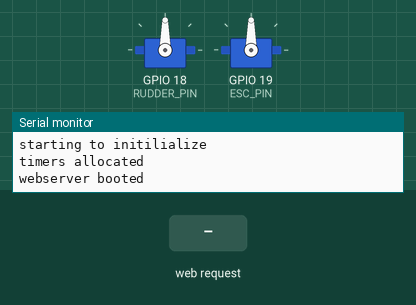
This sketch was run on a simulated ESP32. Shown: 2 × servo, the last lines printed to the serial monitor. The test bench sets the inputs (shaded band).

Above: at 4.7 s.
4.8 s: HTTP request GET /throttle?speed=1 received
At 6.3 s:
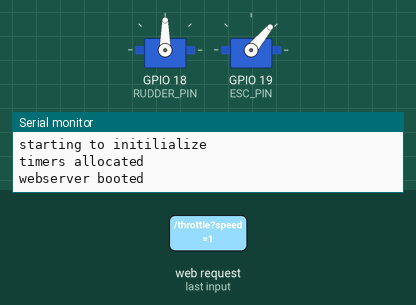
7.8 s: HTTP request GET /throttle?speed=120 received
At 8.5 s:
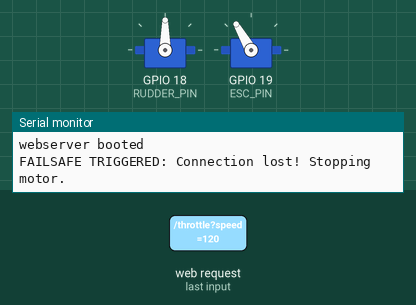
10.8 s: HTTP request GET /steer?angle=1 received
At 12.0 s:
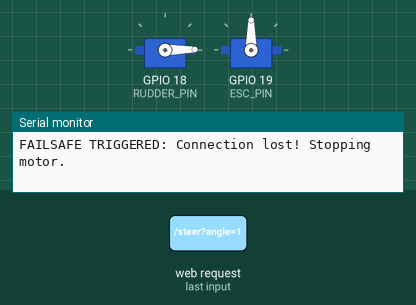
12.3 s: HTTP request GET /throttle?speed=0 received
15.3 s: HTTP request GET /steer?angle=120 received
At 15.7 s:
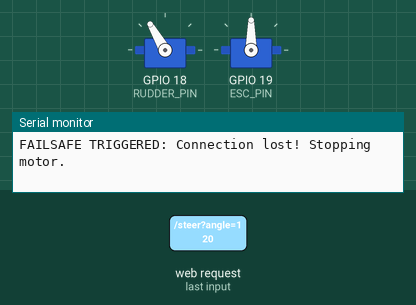
16.8 s: HTTP request GET /throttle?speed=1&angle=1 received
Timing chart, 0 to 20.8 s (numbered marks = the images above; inputs shaded):
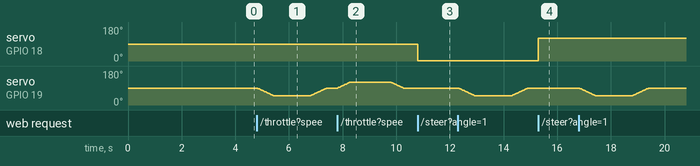

Measured:
- after the input at 7.8 s, servo on GPIO 19 (ESC_PIN): rises from 90° to 120° in 0.43 s, then falls to 90° in 2.0 s
- after the input at 10.8 s, servo on GPIO 18 (RUDDER_PIN): 90° → 1° at once
- after the input at 15.3 s, servo on GPIO 18 (RUDDER_PIN): 1° → 120° at once

The sketch:

boat_http.ino
```cpp
#include <WiFi.h>
#include <WebServer.h>
#include <ESP32Servo.h>
#include "soc/soc.h"
#include "soc/rtc_cntl_reg.h"

Servo rudderServo;
Servo motorESC;

const int RUDDER_PIN = 18;
const int ESC_PIN    = 19;

WebServer server(80);

const char* ssid = "ESP32-Boat-Control";
const char* password = "password123";

int currentSpeed = 90;

// --- FAILSAFE VARIABLES ---
unsigned long lastHeartbeat = 0;
const unsigned long FAILSAFE_TIMEOUT = 2000; // 2.0 seconds timeout limit
bool isFailsafeActive = false;

const char HTML_PAGE[] = R"rawliteral(
<!DOCTYPE html>
<html>
<head>
  <meta name="viewport" content="width=device-width, initial-scale=1">
  <title>ESP32 Boat Controller</title>
  <style>
    body { font-family: Arial, sans-serif; text-align: center; margin-top: 15px; background-color: #f4f4f9; }
    h1 { color: #333; margin-bottom: 5px; }
    #status-box {
      font-weight: bold; font-size: 16px; color: #2c3e50;
      background: #e2e8f0; padding: 10px; border-radius: 8px;
      margin: 10px auto; max-width: 320px;
    }
    .btn {
      display: inline-block; width: 80%; max-width: 300px; margin: 6px auto; padding: 14px;
      font-size: 18px; font-weight: bold; color: white; border: none;
      border-radius: 8px; cursor: pointer; touch-action: manipulation;
    }
    .btn-green  { background-color: #2ecc71; }
    .btn-red    { background-color: #e74c3c; }
    .btn-blue   { background-color: #3498db; }
    .btn-dark   { background-color: #34495e; }
    .btn:active { transform: scale(0.96); opacity: 0.8; }
  </style>
  <script>
    function sendCmd(url, statusText) {
      document.getElementById('status-box').innerText = "Sending: " + statusText + "...";
      document.getElementById('status-box').style.background = "#f1c40f";

      fetch(url)
        .then(response => response.text())
        .then(data => {
          document.getElementById('status-box').innerText = "Active: " + statusText;
          document.getElementById('status-box').style.background = "#2ecc71";
        })
        .catch(error => {
          document.getElementById('status-box').innerText = "DISCONNECTED!";
          document.getElementById('status-box').style.background = "#e74c3c";
        });
    }

    // Ping the ESP32 every 1000ms to keep connection alive
    setInterval(() => {
      fetch('/ping').catch(e => {
        document.getElementById('status-box').innerText = "LOST CONNECTION!";
        document.getElementById('status-box').style.background = "#e74c3c";
      });
    }, 1000);
  </script>
</head>
<body>
  <h1> ESP32 Airboat</h1>
  <div id="status-box">Status: Connected</div>

  <h3>Propeller Throttle</h3>
  <button class="btn btn-green" onclick="sendCmd('/throttle?speed=105', 'Forward (Slow)')">FORWARD (Slow)</button><br>
  <button class="btn btn-green" onclick="sendCmd('/throttle?speed=125', 'Forward (Fast)')">FORWARD (Fast)</button><br>
  <button class="btn btn-red"   onclick="sendCmd('/throttle?speed=90',  'MOTOR STOP')"> STOP MOTOR</button><br>
  <button class="btn btn-dark"  onclick="sendCmd('/throttle?speed=75',  'Reverse')">REVERSE</button>

  <h3>Rudder Steering</h3>
  <button class="btn btn-blue" onclick="sendCmd('/steer?angle=45',  'Steer Left')"> LEFT</button><br>
  <button class="btn btn-blue" onclick="sendCmd('/steer?angle=90',  'Steer Center')"> CENTER</button><br>
  <button class="btn btn-blue" onclick="sendCmd('/steer?angle=135', 'Steer Right')"> RIGHT</button>
</body>
</html>
)rawliteral";

void setMotorSpeed(int targetSpeed) {
  targetSpeed = constrain(targetSpeed, 50, 130);

  if (targetSpeed > currentSpeed) {
    for (int s = currentSpeed; s <= targetSpeed; s++) {
      motorESC.write(s);
      delay(15);
    }
  } else {
    for (int s = currentSpeed; s >= targetSpeed; s--) {
      motorESC.write(s);
      delay(15);
    }
  }
  currentSpeed = targetSpeed;
}

void handleRoot() {
  lastHeartbeat = millis();
  server.send(200, "text/html", HTML_PAGE);
}

void handlePing() {
  lastHeartbeat = millis(); // Refresh connection timestamp
  isFailsafeActive = false;
  server.send(200, "text/plain", "PONG");
}

void handleThrottle() {
  lastHeartbeat = millis();
  isFailsafeActive = false;
  if (server.hasArg("speed")) {
    int speed = server.arg("speed").toInt();
    setMotorSpeed(speed);
  }
  server.send(200, "text/plain", "OK");
}

void handleSteer() {
  lastHeartbeat = millis();
  isFailsafeActive = false;
  if (server.hasArg("angle")) {
    int angle = server.arg("angle").toInt();
    angle = constrain(angle, 0, 180);
    rudderServo.write(angle);
  }
  server.send(200, "text/plain", "OK");
}

void setup() {
  //WRITE_PERI_REG(RTC_CNTL_BROWN_OUT_REG, 0);
  delay(2000);
  Serial.begin(115200);
  delay(15);
  Serial.println("starting to initilialize");


  ESP32PWM::allocateTimer(0);
  ESP32PWM::allocateTimer(1);
  Serial.println("timers allocated");

  rudderServo.setPeriodHertz(50);
  rudderServo.attach(RUDDER_PIN, 500, 2400);
  rudderServo.write(90);

  motorESC.setPeriodHertz(50);
  motorESC.attach(ESC_PIN, 1000, 2000);
  motorESC.write(90);
  delay(1500);

  WiFi.softAP(ssid, password);

  server.on("/", handleRoot);
  server.on("/ping", handlePing);
  server.on("/throttle", handleThrottle);
  server.on("/steer", handleSteer);
  server.begin();
  Serial.println("webserver booted");

  lastHeartbeat = millis();
}

void loop() {
  server.handleClient();

  // --- FAILSAFE MONITORING ---
  // If more than 2 seconds pass without a packet from the phone, kill the motor!
  if (millis() - lastHeartbeat > FAILSAFE_TIMEOUT) {
    if (!isFailsafeActive && currentSpeed != 90) {
      setMotorSpeed(90); // Hard stop
      isFailsafeActive = true;
      Serial.println("FAILSAFE TRIGGERED: Connection lost! Stopping motor.");
    }
  }
}
```
